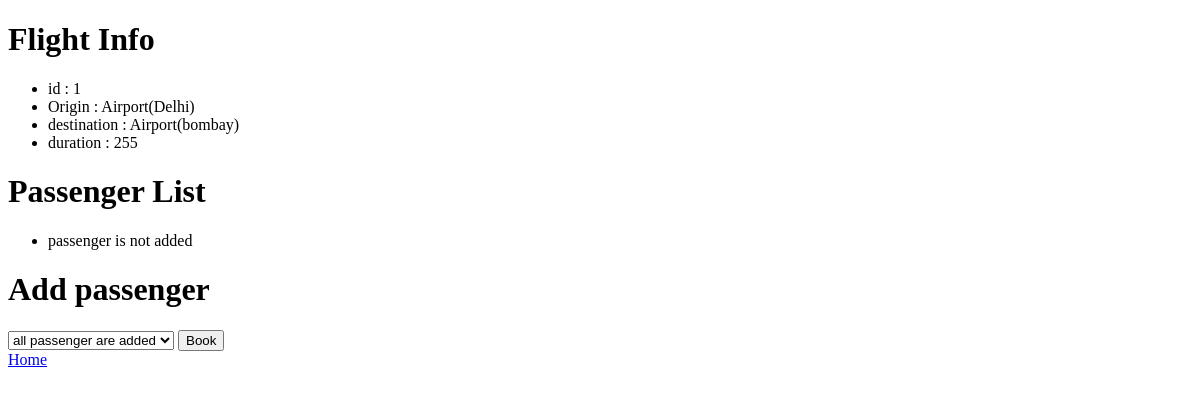
Page /airline/detail/1 on the earlier database version.
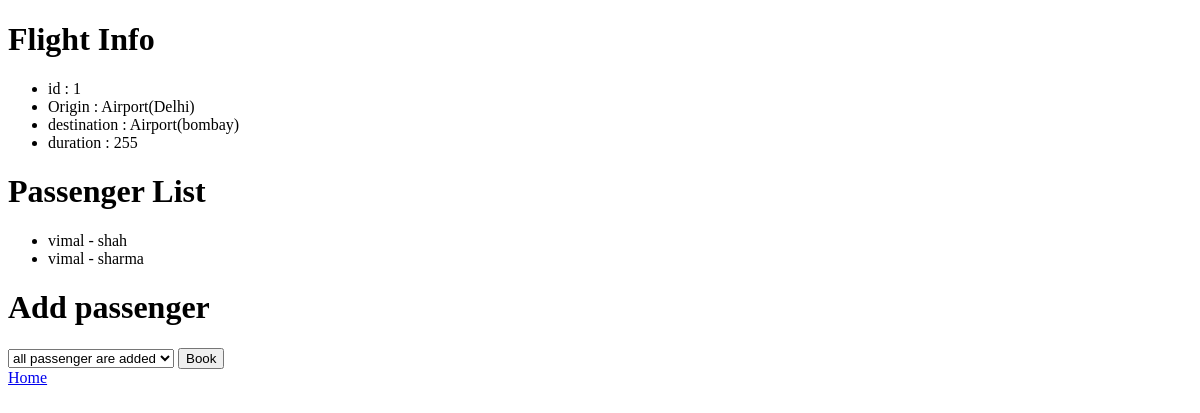
Same page on the later database version.
### airline/models.py (models this page shows)
class passenger(models.Model):
    first_name=models.CharField(max_length=45)
    last_name=models.CharField(max_length=45)
    flights=models.ManyToManyField(flight,related_name="passenger",blank=True)
    def __str__(self):
        return f"{self.first_name} - {self.last_name}"

### airline/views.py (the view)
# urls.py: path("detail/<int:flight_id>",views.flight_details,name="flight_details"),
def flight_details(request,flight_id):
    flight_info=flight.objects.get(id=flight_id)
    return render(request,"airline/details.html",{
        "flight_info":flight_info,
        "Passenger_list":flight_info.passenger.all(),
        "Non_passenger_list":passenger.objects.exclude(flights=flight_info).all()
    })

### airline/models.py (called while the page is built)
    def __str__(self):
        return f"Airport({self.city})"

### airline/templates/airline/details.html (shortened to what this page needs)
<!DOCTYPE html>
<html lang="en">
<head>
</head>
<body>
    <h1> Flight Info</h1>
    <ul>
        <li>
            id : {{ flight_info.id }}
        </li>
         <li>   Origin : {{ flight_info.origin }}
         </li>
          <li>destination : {{ flight_info.destination }}
          </li>
          <li>duration : {{ flight_info.duration }}
        </li>
    </ul>
    <h1> Passenger List </h1>
    <ul>
        {% for passenger in Passenger_list %}
            <li> {{ passenger }}</li>
            {% empty %}
            <li>  passenger is not added </li>
        {% endfor %}
    </ul>
    <h1> Add passenger</h1>
    <form action="{% url 'book' flight_info.id %}" method="post" >
        <select name="passenger" id="">
            {% for passenger in Non_passenger_list %}
                <option value="{{ passenger.id }}"> {{ passenger }}</option>
             {% empty %}
                <option value="#">all passenger are added</option>
            {% endfor %}
        </select>
        <input type="submit" value="Book">
    </form>
 <a href="{% url 'home' %}"> Home </a>
</body>
</html>

Differences in the rows shown:
added passenger: first_name+last_name "vimal - shah"
added passenger: first_name+last_name "vimal - sharma"
Other differences:
text no longer shown: "passenger is not added"
